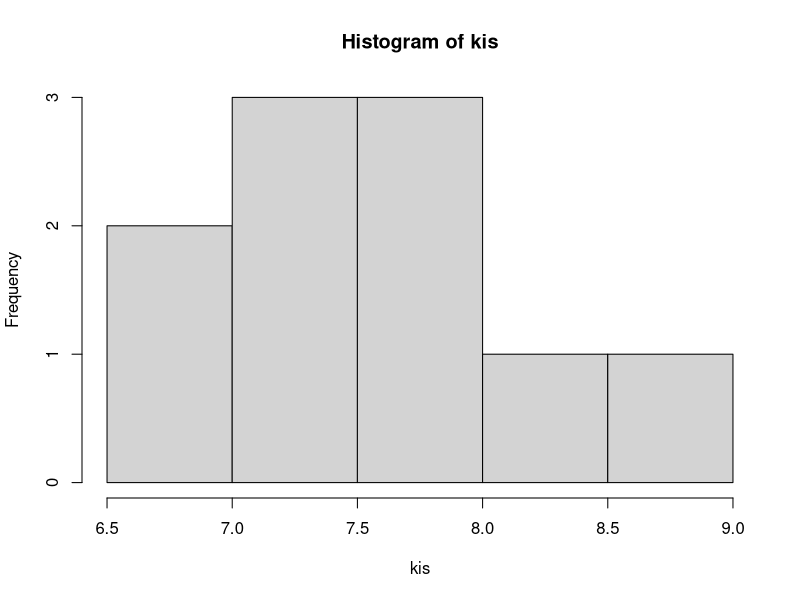
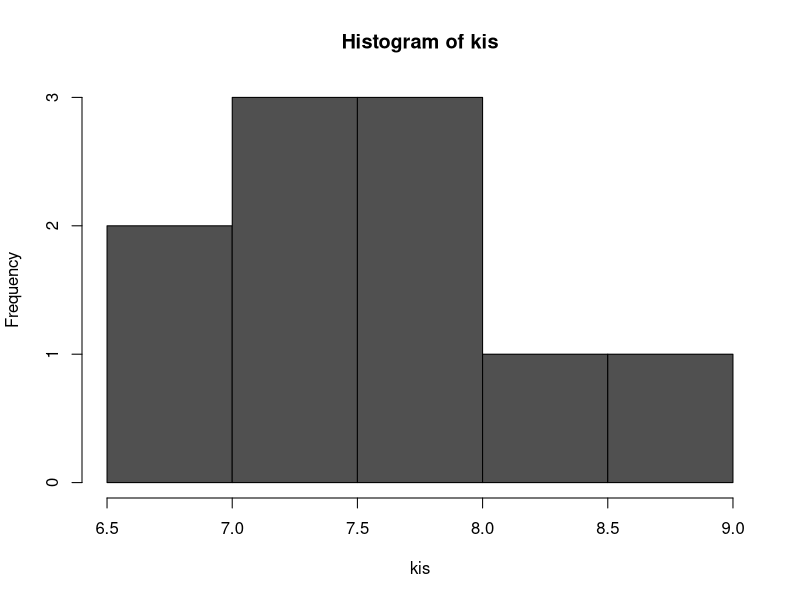
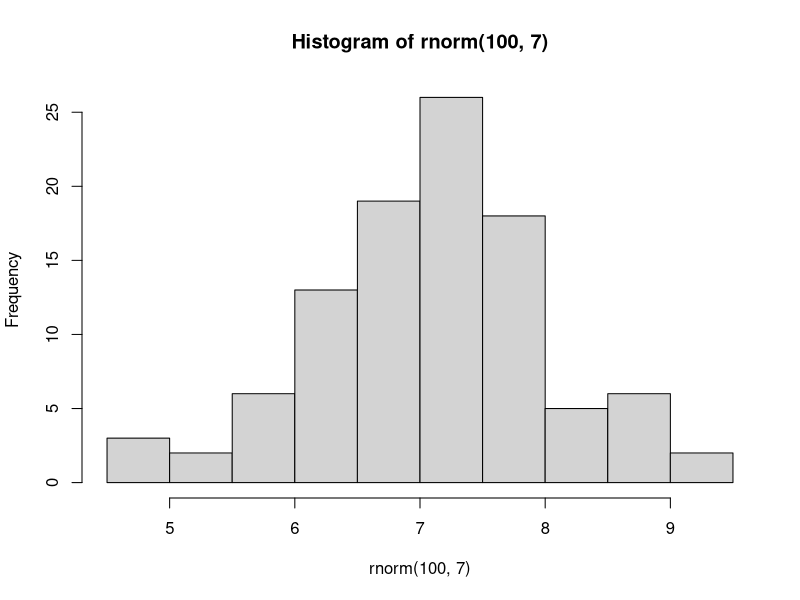
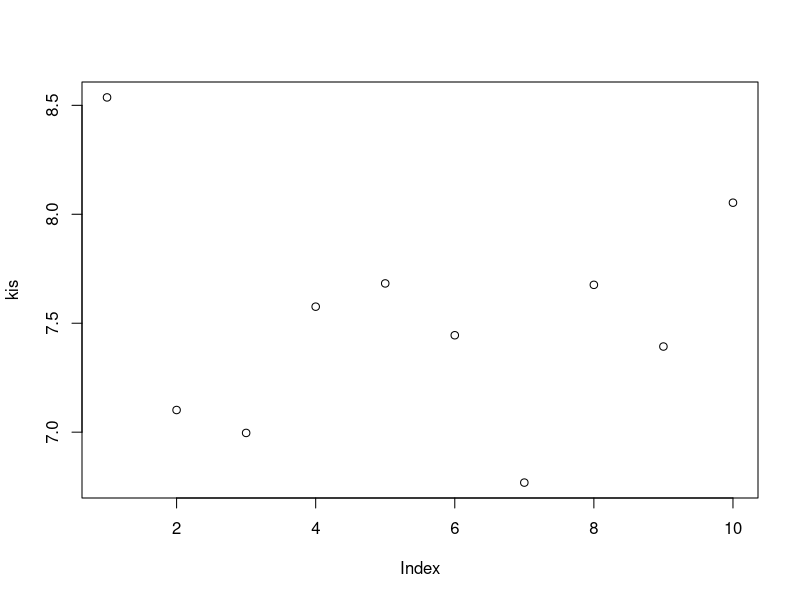
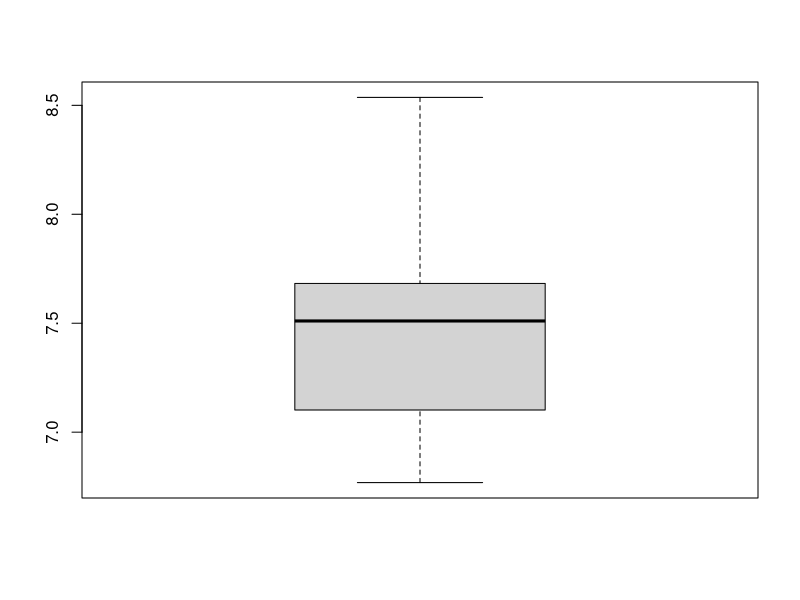
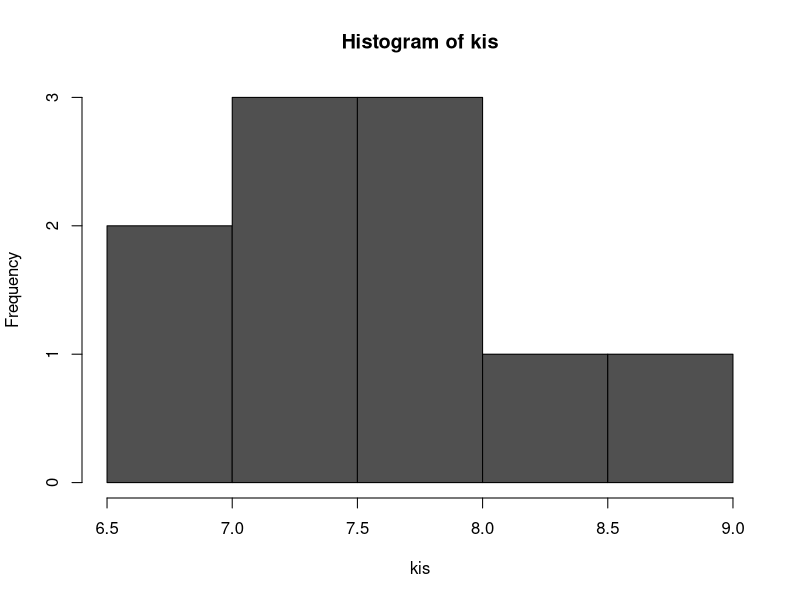
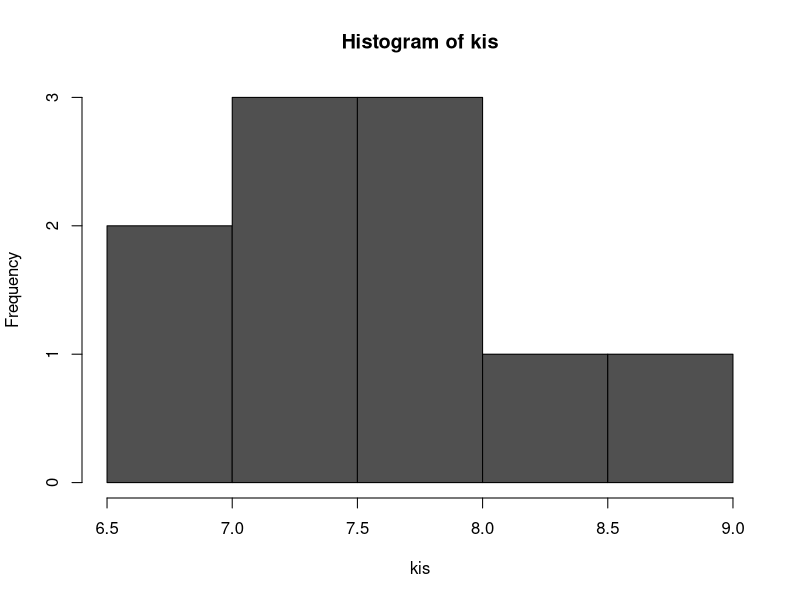
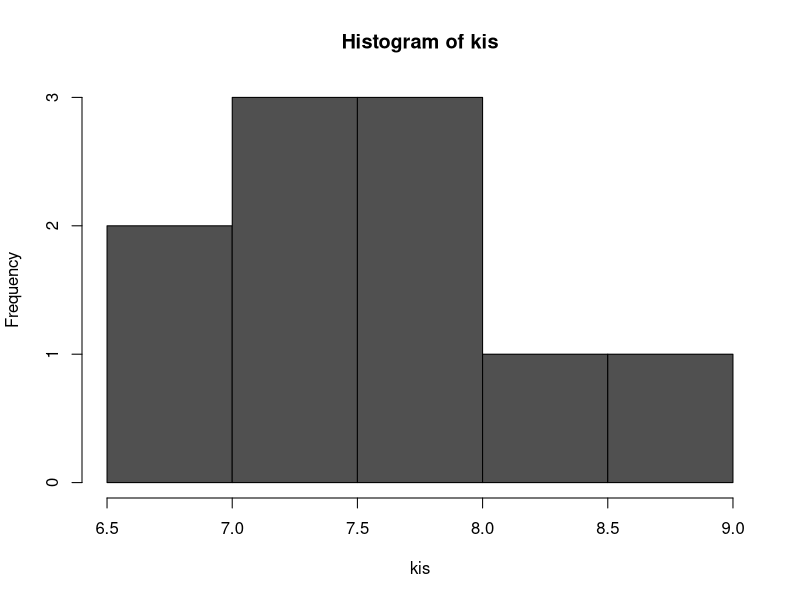

Write R code to recreate these figures, in order.
?distributions
## A fenti kézikönyv alapján a véletlen normális
## eloszlást követő adatok generálása az rnorm() függvénnyel történik.
rnorm(10)
## Argumentum (várható érték) megadása.
rnorm(10, mean = 7)
rnorm(10, 7)
rnorm(mean = 7, n = 10)
## A szórás explicit megadása
rnorm(10, 7, 1)
rnorm(n = 10, mean = 7, sd = 1)
## Csak a szórás vátloztatása
rnorm(15, 0, 2)
rnorm(n = 15, mean = 0, sd = 2)
rnorm(15, sd = 2)

## Objektumba mentés
kis <- rnorm(10, 7)

### Leíró statistzikák
## Átlag
mean(kis)
## Szórás
sd(kis)
## Stem-and-leaf plot
stem(kis)
## Oszlopdiagram
hist(kis)
hist(kis, col = "#505050")
## Több adatnál jobban harang
hist(rnorm(100,7))

### Ábrák mentése
## Lehet a program képernyőjéről jobb gombbal

## pdf fájlba
pdf("Teszt.pdf")
hist(kis, col = "#505050")
dev.off()

## jpg-be
jpeg("Teszt.jpg")
hist(kis, col = "#505050")
dev.off()

## png-be
png("Teszt.png")
hist(kis, col = "#505050")
dev.off()

### Pontdiagram
plot(kis)

## Doboz ábra
boxplot(kis)

## stb
